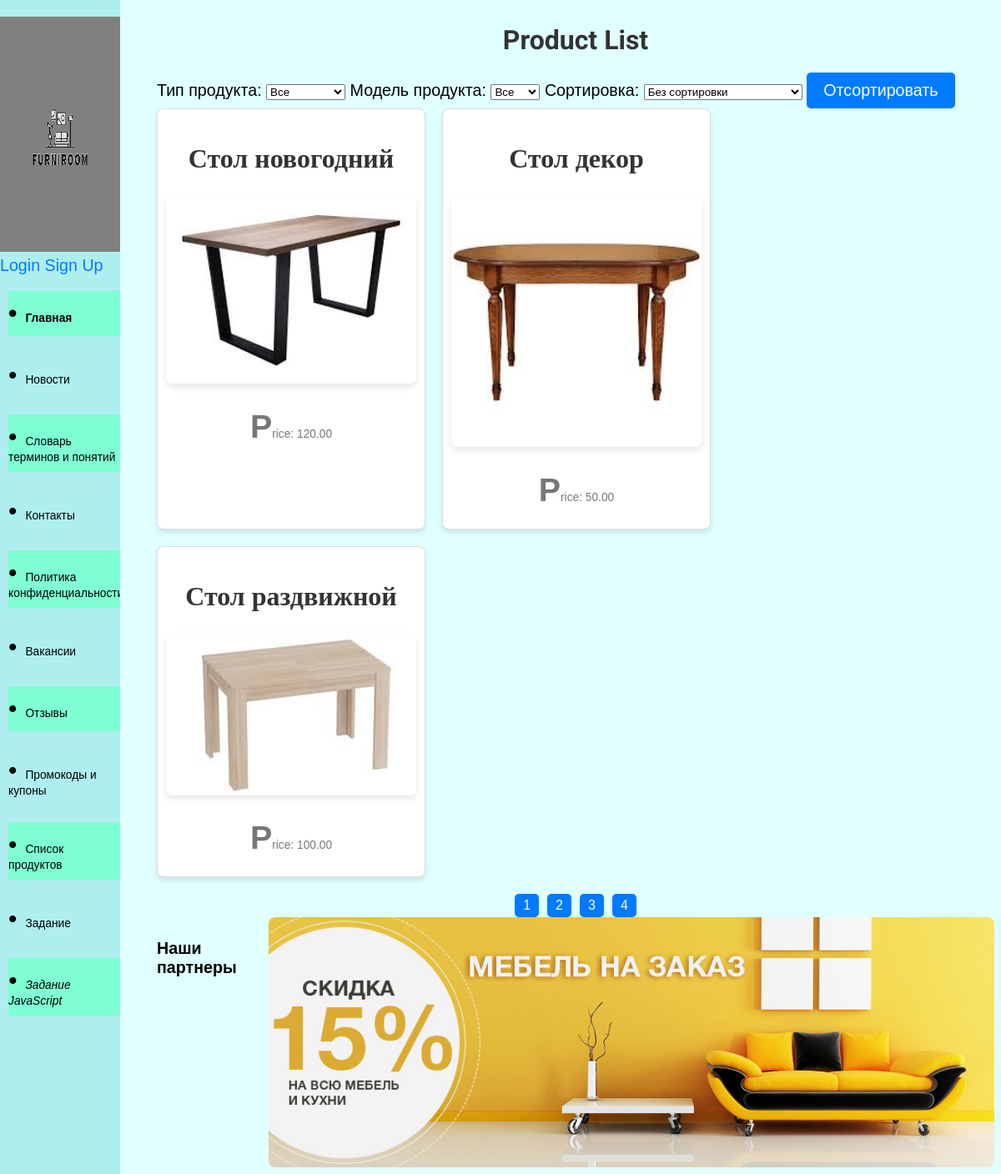
Screenshot of /products_list/ with the database file from the repository.
### furniture/models.py (models this page shows, shortened)
class Product(models.Model):
    name = models.CharField(max_length=100)
    product_code = models.CharField(max_length=20)
    price = models.DecimalField(max_digits=10, decimal_places=2)
    product_type = models.ForeignKey(ProductType, on_delete=models.CASCADE, null=True)
    product_model = models.ForeignKey(ProductModel, on_delete=models.CASCADE, null=True)
    photo = models.ImageField(upload_to='product_photos/', null=True, blank=True)
    MAKE = (
        ('+', 'Производится'),
        ('-', 'Снято с производства'),
    )
    status = models.CharField(max_length=20, choices=MAKE)

### furniture/views.py (the view)
# urls.py: path('products_list/', views.products_list, name='products_list'),
def products_list(request):
    if request.method == 'POST':
        product_code = request.POST.get('product_code')
        product = Product.objects.get(product_code=product_code)
        request.session['product_code'] = product_code
        return redirect('client_form')
    products = Product.objects.all()
    product_types = ProductType.objects.all()
    product_models = ProductModel.objects.all()
    product_type_id = request.GET.get('product_type')
    if product_type_id:
        products = products.filter(product_type_id=product_type_id)
    product_model_id = request.GET.get('product_model')
    if product_model_id:
        products = products.filter(product_model_id=product_model_id)
    min_price = request.GET.get('min_price')
    if min_price:
        products = products.filter(price__gte=min_price)
    sort_by = request.GET.get('sort')
    if sort_by == 'price_asc':
        products = products.order_by('price')
    elif sort_by == 'price_desc':
        products = products.order_by('-price')
    return render(request, 'products_list.html',
                  {'products': products, 'product_types': product_types, 'product_models': product_models})

### furniture/templates/products_list.html (shortened to what this page needs)
{% extends 'base.html' %}
{% block content %}
<h1>Product List</h1>
<form method="get" action="">
    <label for="product_type">Тип продукта:</label>
    <select name="product_type" id="product_type">
        <option value="">Все</option>
    </select>
    <label for="product_model">Модель продукта:</label>
    <select name="product_model" id="product_model">
        <option value="">Все</option>
    </select>
    <label for="sort">Сортировка:</label>
    <select name="sort" id="sort">
        <option value="">Без сортировки</option>
    </select>
    <button type="submit">Отсортировать</button>
</form>
<div id="product-list">
    {% for product in products %}
    <div class="product-item">
        <h2>{{ product.name }}</h2>
        <img src="{{ product.photo.url }}" alt="{{ product.name }}" class="product-image">
        <p>Price: {{ product.price }}</p>
    </div>
    {% endfor %}
</div>
<div id="pagination" class="pagination"></div>
{% endblock %}

### furniture/static/furniture/style.css (style rules this page uses)
body { background-color: #E0FFFF; }
.product-item { display: flex; flex-direction: column; justify-content: center; text-align: center; border: 1px solid #ddd; padding: 10px; border-radius: 8px; box-shadow: 0 4px 6px rgba(0, 0, 0, 0.1); transition: transform 0.3s ease; }
.product-item img { width: 100%; height: auto; border-radius: 8px; }
h2 { font-size: 12px; color: #2c3e50; margin-top: 30px; }
h1 { font-size: 16px; text-align: center; margin-bottom: 20px; }
p { font-size: 0.7rem; color: #777; }
body { font-family: 'Arial', sans-serif; }
h1, h2 { font-family: 'Roboto', 'Times New Roman', 'Arial', sans-serif; font-size: 32px; color: #333; }
form { font-family: 'Arial', sans-serif; font-size: 1rem; }
button { font-family: 'Verdana', sans-serif; font-size: 1rem; padding: 10px 20px; background-color: #007bff; color: white; border: none; border-radius: 5px; cursor: pointer; }
:root { --hue: 223; --bg: hsl(var(--hue),90%,90%); --fg: hsl(var(--hue),90%,10%); --primary: hsl(var(--hue),90%,55%); --red: hsl(3,90%,50%); --orange: hsl(33,90%,50%); --green: hsl(153,90%,30%); --purple: hsl(273,90%,50%); --magenta: hsl(303,90%,50%); --trans-dur: 0.3s; font-size: calc(16px + (20 - 16) * (100vw - 320px) / (1280 - 320)); }
p::first-letter { font-size: 2rem; font-weight: bold; }
.pagination { display: flex; justify-content: center; margin-top: 10px; }
.pagination { margin-top: 20px; text-align: center; }
#product-list { display: flex; flex-wrap: wrap; gap: 20px; justify-content: flex-start; }
.product-item { width: 300px; padding: 10px; border: 1px solid #ddd; border-radius: 8px; text-align: center; background-color: #fff; }
.product-item img { width: 100%; height: auto; border-radius: 8px; margin-bottom: 10px; }
.product-item { transition: transform 0.3s ease, box-shadow 0.3s ease; }
.product-image { width: 100%; max-width: 300px; height: auto; border-radius: 8px; box-shadow: 0 4px 8px rgba(0, 0, 0, 0.1); transition: transform 0.3s ease, box-shadow 0.3s ease; }

### rows the page displays
Product: name "Стол новогодний", photo (picture), price "120.00"
Product: name "Стол декор", photo (picture), price "50.00"
Product: name "Стол раздвижной", photo (picture), price "100.00"
